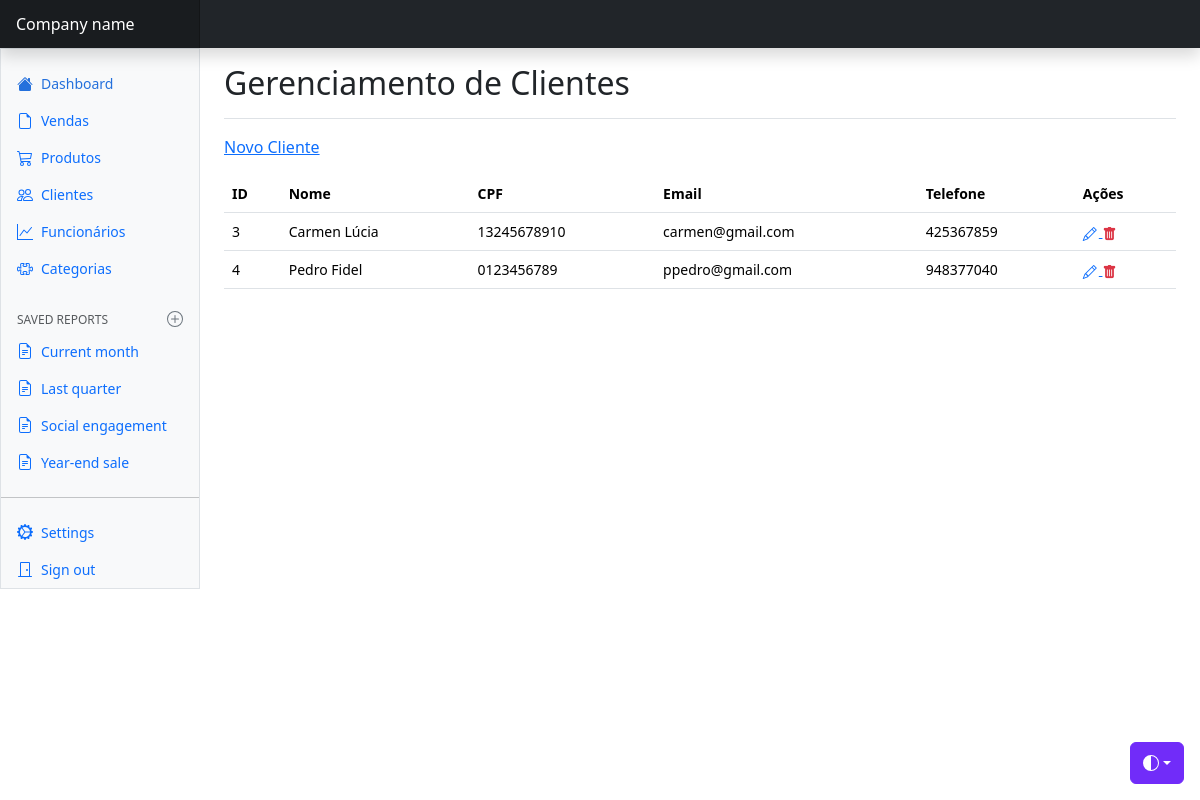
/rosaintima/views/cliente/index.php, run on an earlier commit of the app's database.
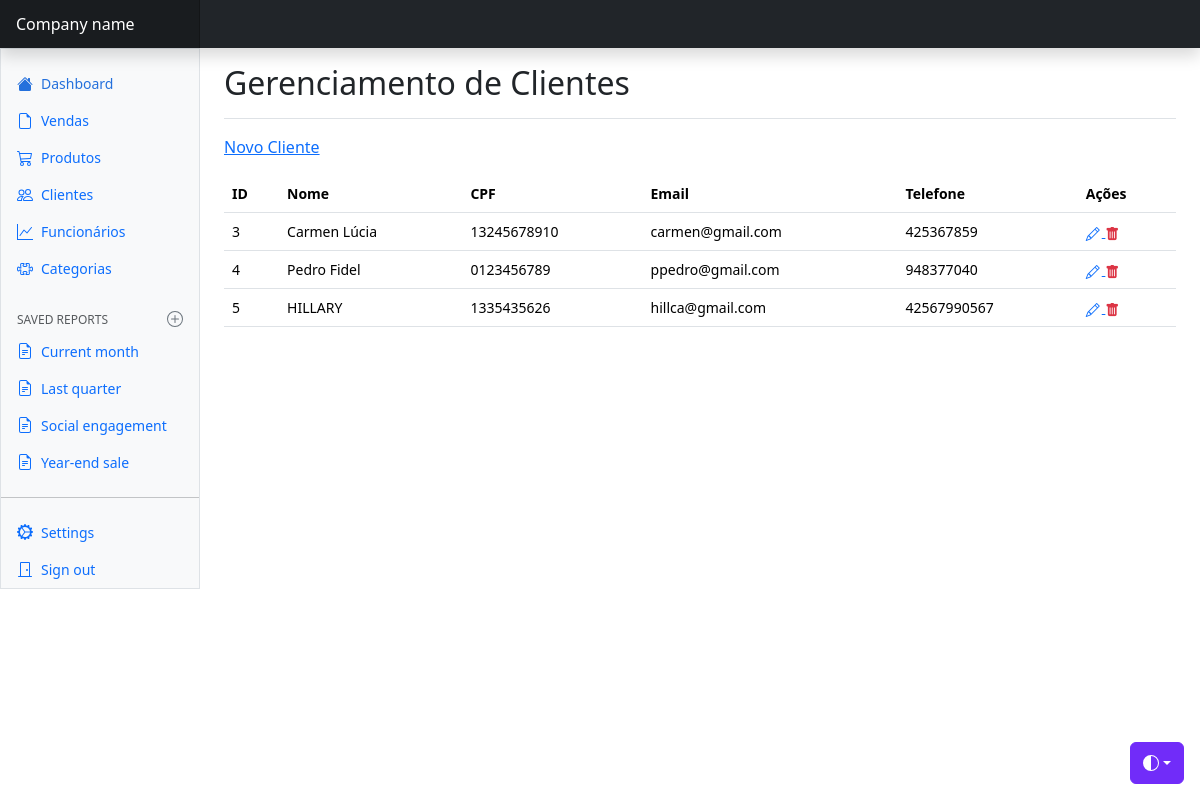
And on a later commit of the database.
### tables this page shows
CREATE TABLE `cliente` (
  `id_cliente` int NOT NULL AUTO_INCREMENT,
  `nome` varchar(45) DEFAULT NULL,
  `cpf` varchar(45) DEFAULT NULL,
  `telefone` varchar(45) DEFAULT NULL,
  `email` varchar(45) DEFAULT NULL,
  PRIMARY KEY (`id_cliente`)
);

### rosaintima/config/BD.php (called while the page is built)
<?php
    class BD {
        public static function getConexao() {
            $conn = new PDO(
                "mysql:host=localhost;dbname=bd_rosaintima",
                "root",
                "root"
            );
            return $conn;
        }
    }

### rosaintima/model/dao/ClienteDAO.php (called while the page is built, shortened)
<?php
    class ClienteDAO {
        public function read() {
            try {
                $query = BD::getConexao()->prepare("SELECT * FROM cliente");
                if(!$query->execute()){
                    print_r($query->errorInfo());
                }
                $listaClientes = array();
                foreach($query->fetchAll(PDO::FETCH_ASSOC) as $linha) {
                    $cliente = new Cliente();
                    $cliente->setId($linha['id_cliente']);
                    $cliente->setNome($linha['nome']);
                    $cliente->setCpf($linha['cpf']);
                    $cliente->setEmail($linha['email']);
                    $cliente->setTelefone($linha['telefone']);
                    array_push($listaClientes, $cliente);
                }
                return $listaClientes;
            }
            catch(PDOException $e) {
                echo "Erro #2: " . $e->getMessage();
            }
        }
    }

### rosaintima/model/bean/Cliente.php (called while the page is built)
<?php
    class Cliente {
        private $id;
        private $nome;
        private $cpf;
        private $telefone;
        private $email;
        public function getId() {
            return $this->id;
        }
        public function setId($id) {
            $this->id = $id;
        }
        public function getNome() {
            return $this->nome;
        }
        public function setNome($nome) {
            $this->nome = $nome;
        }
        public function getCpf() {
            return $this->cpf;
        }
        public function setCpf($cpf) {
            $this->cpf = $cpf;
        }
        public function getTelefone() {
            return $this->telefone;
        }
        public function setTelefone($telefone) {
            $this->telefone = $telefone;
        }
        public function getEmail() {
            return $this->email;
        }
        public function setEmail($email) {
            $this->email = $email;
        }
    }

### rosaintima/views/cliente/index.php (the view, shortened to what the changed rows need)
<?php
    $dao = new ClienteDAO();
?>
<!doctype html>
<html lang="en" data-bs-theme="auto">
  <head>
    <link href="../../css/bootstrap.min.css" rel="stylesheet" />
    <link rel="stylesheet" href="https://cdn.jsdelivr.net/npm/bootstrap-icons@1.13.1/font/bootstrap-icons.min.css">
    <link href="../../css/dashboard.css" rel="stylesheet" />
  </head>
  <body>
    <div class="container-fluid">
      <div class="row">
        <main class="col-md-9 ms-sm-auto col-lg-10 px-md-4">
          <div
            class="d-flex justify-content-between flex-wrap flex-md-nowrap align-items-center pt-3 pb-2 mb-3 border-bottom"
          >
            <h1 class="h2">Gerenciamento de Clientes</h1>
          </div>
          <div class="table-responsive small">
            <table class="table table-hover">
                <tr>
                    <th>ID</th>
                    <th>Nome</th>
                    <th>CPF</th>
                    <th>Email</th>
                    <th>Telefone</th>
                    <th>Ações</th>
                </tr>
                <?php foreach($dao->read() as $cliente) : ?>
                    <tr>
                        <td><?= $cliente->getId() ?></td>
                        <td><?= $cliente->getNome() ?></td>
                        <td><?= $cliente->getCpf() ?></td>
                        <td><?= $cliente->getEmail() ?></td>
                        <td><?= $cliente->getTelefone() ?></td>
                        <td>
                          <a title="Editar" href="edit.php?id=<?= $cliente->getId() ?>">
                            <i class="bi bi-pencil"></i>
                          </a>
                          <a title="Excluir" class="link-danger" href="destroy.php?id=<?= $cliente->getId() ?>">
                            <i class="bi bi-trash-fill"></i>
                          </a>
                        </td>
                    </tr>
                <?php endforeach ?>
            </table>
          </div>
        </main>
      </div>
    </div>
  </body>
</html>

What changed in the data, as far as the page shows it:
added cliente: id_cliente "5", nome "HILLARY", cpf "1335435626", email "hillca@gmail.com", telefone "42567990567"
